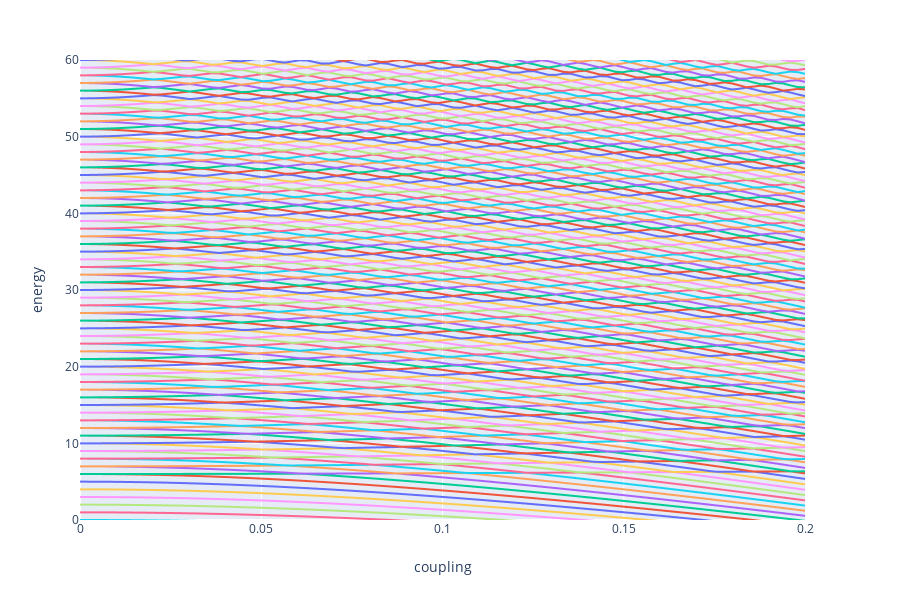

Notebook cell for this chart:
### Markdown cell above
## Plot the energy levels

### Code cell
fig = px.line(melt,x="coupling",y="energy",color="level",range_y=[0,60],width=900,height=600)
fig.layout.showlegend = False 
fig.show()  # Don't use plot when you have M ~ 1000 it will likely grind to a hault
# fig.write_image("levels.png")
